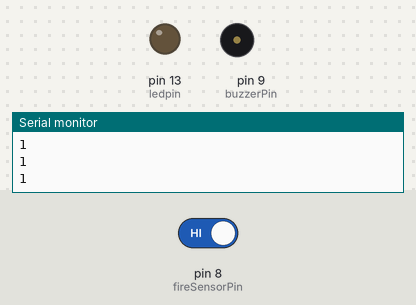
The sketch below on a simulated Arduino Uno, built with avr-gcc and run on an emulated ATmega328P. Parts: output pins drawn as LEDs (lit = HIGH), buzzer (waves = sounding, pin HIGH), the last lines printed to the serial monitor. Inputs (shaded band) come from the test bench; at power-on: pin 8 (fireSensorPin) HIGH.

Above: at 1.8 s.
1.9 s: pin 8 (fireSensorPin) driven LOW
At 2.5 s:
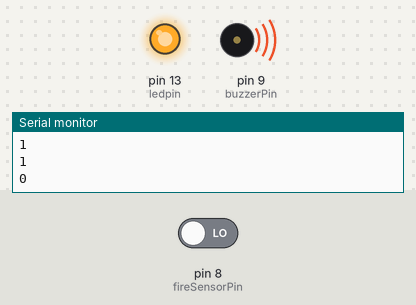
Timing chart, 0 to 4.9 s (numbered marks = the images above; inputs shaded):
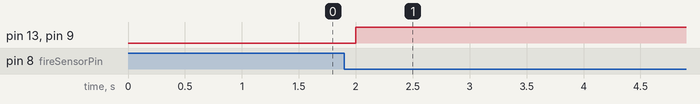

The sketch:

fire_sensor.ino
```cpp
const int ledpin=13;
const int buzzerPin = 9;
const int fireSensorPin = 8;
void setup()
{
  Serial.begin(9600);
  pinMode(ledpin, OUTPUT);
  pinMode(buzzerPin, OUTPUT);
  pinMode(fireSensorPin, INPUT);
}
void loop()
{
  int fireValue = digitalRead(fireSensorPin);
  Serial.println(fireValue);
  if(fireValue == 0)
  {
    digitalWrite(buzzerPin, HIGH);
    digitalWrite(ledpin, HIGH);
    delay(5000);
  }
  else
  {
    digitalWrite(buzzerPin, LOW);
    digitalWrite(ledpin, LOW);
  }
  delay(500);
}
```

Measured:
- after the input at 1.9 s, pin 13 (ledpin), pin 9 (buzzerPin): LOW → HIGH after 0.10 s
